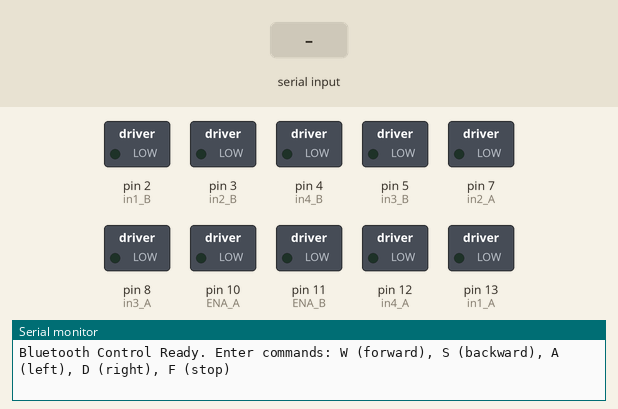
Bench run of a sketch on a simulated Arduino Uno, built with avr-gcc and run on an emulated ATmega328P. Shown: switched loads named in the sketch (green lamp = pin HIGH), the last lines printed to the serial monitor. Inputs (shaded band) come from the test bench.

Above: at 1.2 s.
1.3 s: "W" received over the second serial link
At 1.8 s:
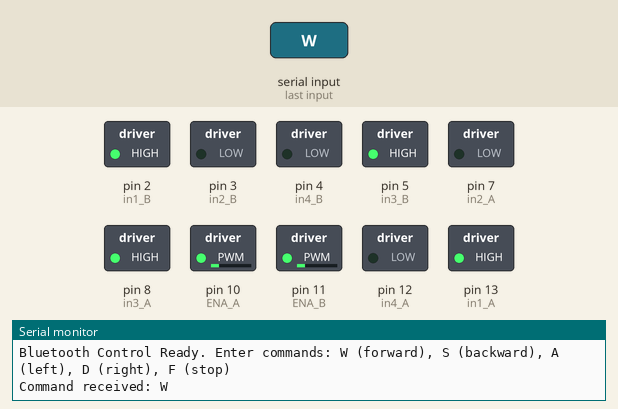
2.8 s: "S" received over the second serial link
At 4.0 s:
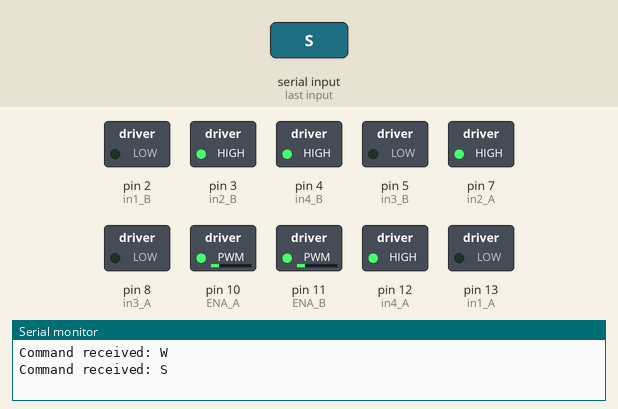
4.3 s: "A" received over the second serial link
At 5.3 s:
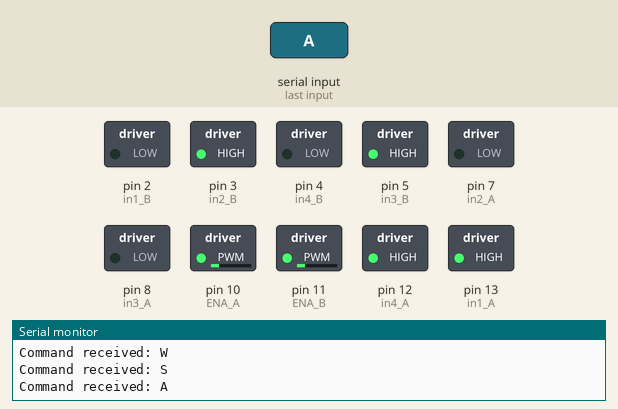
5.8 s: "D" received over the second serial link
At 6.5 s:
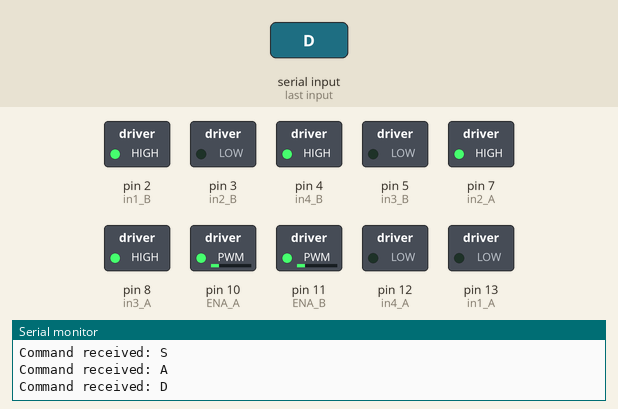
7.3 s: "Q" received over the second serial link
At 7.6 s:
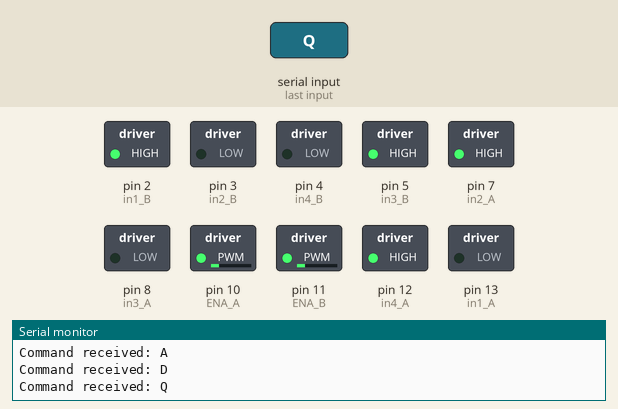
8.8 s: "E" received over the second serial link
At 10.0 s:
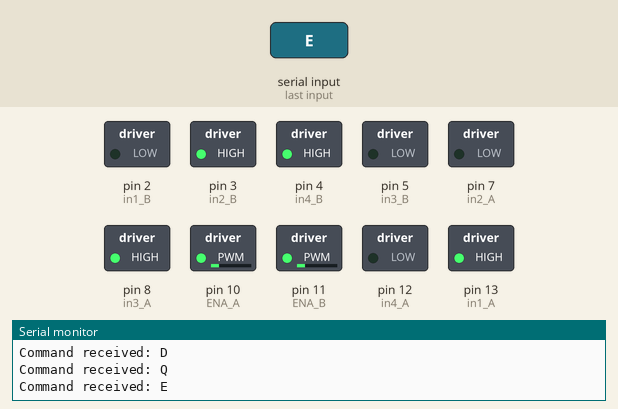
Timing chart, 0 to 11.3 s (numbered marks = the images above; inputs shaded):
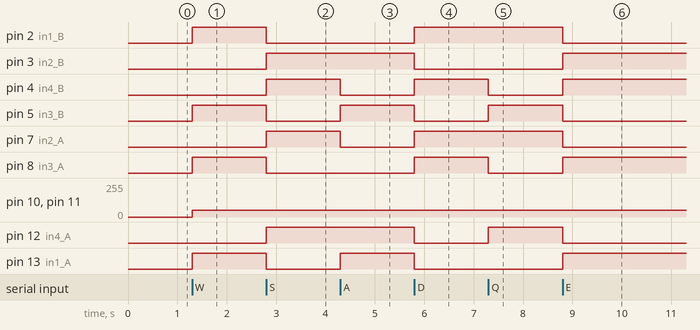

Measured:
- after the input at 1.3 s, pin 2 (in1_B), pin 5 (in3_B), pin 8 (in3_A), pin 13 (in1_A): LOW → HIGH at once; pin 10 (ENA_A), pin 11 (ENA_B): 0/255 → 50/255 at once
- after the input at 2.8 s, pin 2 (in1_B), pin 5 (in3_B), pin 8 (in3_A), pin 13 (in1_A): HIGH → LOW at once; pin 3 (in2_B), pin 4 (in4_B), pin 7 (in2_A), pin 12 (in4_A): LOW → HIGH at once
- after the input at 4.3 s, pin 4 (in4_B), pin 7 (in2_A): HIGH → LOW at once; pin 5 (in3_B), pin 13 (in1_A): LOW → HIGH at once
- after the input at 5.8 s, pin 2 (in1_B), pin 4 (in4_B), pin 7 (in2_A), pin 8 (in3_A): LOW → HIGH at once; pin 3 (in2_B), pin 5 (in3_B), pin 12 (in4_A), pin 13 (in1_A): HIGH → LOW at once
- after the input at 7.3 s, pin 4 (in4_B), pin 8 (in3_A): HIGH → LOW at once; pin 5 (in3_B), pin 12 (in4_A): LOW → HIGH at once
- after the input at 8.8 s, pin 2 (in1_B), pin 5 (in3_B), pin 7 (in2_A), pin 12 (in4_A): HIGH → LOW at once; pin 3 (in2_B), pin 4 (in4_B), pin 8 (in3_A), pin 13 (in1_A): LOW → HIGH at once

The sketch:

gesture_controlled.ino
```cpp
#include <SoftwareSerial.h> //library to use the bluetooth module classes.
// HC-06 Bluetooth module connected to A0 (RX) and A1 (TX)
SoftwareSerial hc06(15, 14); // A0 = 14: RX, A1 = 15: TX Note: This is the object declaration for the hc06 bluetooth module.
//If you are wondering why there are no function prototypes, it's because Arduino IDE compiler does not require them.
char currentCommand = 'F'; // Initialize with 'F' (Stop)

// Motor driver pin definitions
// L298N-A (Left Side: Back Left and Front Left)
const int in1_A = 13; // Back Left (Motor 1) IN1
const int in2_A = 7;  // Back Left (Motor 1) IN2
const int in3_A = 8; // Front Left (Motor 4) IN3 Note: On rebuild, i accidentally flipped IN 3 & IN 4, so i flipped them in the code here, it's supposed to be 12 and in4_A = 8, but just leave it like this
const int in4_A = 12;  // Front Left (Motor 4) IN4
const int ENA_A = 10; // PWM for Back Left (Motor 1) & Front Left (Motor 4) Note: the ENA pins are the speed controllers and they need to be on a PWM input pin, dont change any pins.

// L298N-B (Right Side: Back Right and Front Right)
const int in1_B = 2;  // Back Right (Motor 2) IN1
const int in2_B = 3;  // Back Right (Motor 2) IN2
const int in3_B = 5;  // Front Right (Motor 3) IN3 / I also had these flipped, so it's supposed to be in3_B = 4 in4_B = 5 but leave it as is.
const int in4_B = 4;  // Front Right (Motor 3) IN4
const int ENA_B = 11; // PWM for Back Right (Motor 2) & Front Right (Motor 3)

// Speed values (0-255 for PWM)
int speed_A = 50; // Speed for Left Side Note: can go up to 255 but i dont see a huge difference and prefer conserving the battery
int speed_B = 50; // Speed for Right Side

void setup() {
  // Set motor driver pins as outputs
  pinMode(in1_A, OUTPUT); //Positive Back Left
  pinMode(in2_A, OUTPUT); //Negative Back Left
  pinMode(in3_A, OUTPUT); //Positive Front Left
  pinMode(in4_A, OUTPUT); //Negative Front Left
  pinMode(ENA_A, OUTPUT);

  pinMode(in1_B, OUTPUT); //Positive Back Right
  pinMode(in2_B, OUTPUT); //Negative Back Right
  pinMode(in3_B, OUTPUT); //Positive Front Right
  pinMode(in4_B, OUTPUT); //Negative Front Left
  pinMode(ENA_B, OUTPUT);

  // Start with motors off
  stopMotors();

  // Initialize serial communications
  Serial.begin(9600); // For debugging via Serial Monitor
  hc06.begin(9600);   // For HC-06 communication

  Serial.println("Bluetooth Control Ready. Enter commands: W (forward), S (backward), A (left), D (right), F (stop)");
}

void loop() {
  // Check for a new command from HC-06
  if (hc06.available()) {
    char command = hc06.read(); // Read the incoming character from HC-06
    command = toupper(command); // Convert to uppercase

    // Validate the command
    if (command == 'W' || command == 'S' || command == 'A' || command == 'D' || command == 'F' || command == 'Q'|| command == 'E') {
      currentCommand = command; // Update the current command / Note: This just ensures the command inputted stays looping until otherwise.
      Serial.print("Command received: ");
      Serial.println(currentCommand);
    } else {
      Serial.println("Invalid command.");
    }
  }

  // Execute the current command continuously
  switch (currentCommand) {
    case 'W': // Move Forward
      moveForward();
      break;
    case 'S': // Move Backward
      moveBackward();
      break;
    case 'A': // Strafe Left
      strafeLeft();
      break;
    case 'D': // Strafe Right
      strafeRight();
      break;
    case 'E': //Turn Right
      turnRight();
      break;
    case 'Q': //Turn Left
      turnLeft();
      break;
    case 'F': // Stop
      stopMotors();
      break;
    default:
      stopMotors(); // Default to stop if something goes wrong
      break;
  }
}

//Movement functions for mecanum wheels // Refer to the const pins for each wheel //HIGH, LOW = Forward ; LOW, HIGH = Backward ;LOW, LOW / HIGH, HIGH = OFF
void moveForward() {
  digitalWrite(in1_A, HIGH); digitalWrite(in2_A, LOW);
  digitalWrite(in3_A, HIGH); digitalWrite(in4_A, LOW);
  digitalWrite(in1_B, HIGH); digitalWrite(in2_B, LOW);
  digitalWrite(in3_B, HIGH); digitalWrite(in4_B, LOW);
  analogWrite(ENA_A, speed_A);
  analogWrite(ENA_B, speed_B);
}

void moveBackward() {
  digitalWrite(in1_A, LOW); digitalWrite(in2_A, HIGH);
  digitalWrite(in3_A, LOW); digitalWrite(in4_A, HIGH);
  digitalWrite(in1_B, LOW); digitalWrite(in2_B, HIGH);
  digitalWrite(in3_B, LOW); digitalWrite(in4_B, HIGH);
  analogWrite(ENA_A, speed_A);
  analogWrite(ENA_B, speed_B);
}

void strafeRight() {
  digitalWrite(in1_A, LOW); digitalWrite(in2_A, HIGH); //Front Right moves backward
  digitalWrite(in3_A, HIGH); digitalWrite(in4_A, LOW); //Back Right moves Forward
  digitalWrite(in1_B, HIGH); digitalWrite(in2_B, LOW); //Front Left moves Forward
  digitalWrite(in3_B, LOW); digitalWrite(in4_B, HIGH); //Back Left moves Backward
  analogWrite(ENA_A, speed_A);
  analogWrite(ENA_B, speed_B);
}

void strafeLeft() {
  digitalWrite(in1_A, HIGH); digitalWrite(in2_A, LOW); //Front Right moves Forward
  digitalWrite(in3_A, LOW); digitalWrite(in4_A, HIGH); //Back Right moves Backward
  digitalWrite(in1_B, LOW); digitalWrite(in2_B, HIGH); //Front Left mvoes Backward
  digitalWrite(in3_B, HIGH); digitalWrite(in4_B, LOW); //Back Left moves Forward
  analogWrite(ENA_A, speed_A);
  analogWrite(ENA_B, speed_B);
}

//The turn right and left is optional, strafing should be sufficient, I understand it would be complicated to make the car turn from your hand gesture.
//But I included it just in case, if you don't wanna use it just comment it out.

 void turnRight() {
  // Left Side Motors (Back Left and Front Left)
  digitalWrite(in1_A, HIGH); digitalWrite(in2_A, LOW);  //Back Left moves forward
  digitalWrite(in3_A, HIGH); digitalWrite(in4_A, LOW);  //Front Left moves forward

  // Right Side Motors (Back Right and Front Right)
  digitalWrite(in1_B, LOW); digitalWrite(in2_B, HIGH);  //Back Right moves backward
  digitalWrite(in3_B, LOW); digitalWrite(in4_B, HIGH);  //Front Right moves backward

  // Set speed for all motors
  analogWrite(ENA_A, speed_A);
  analogWrite(ENA_B, speed_B);
}

void turnLeft() {
  // Left Side Motors
  digitalWrite(in1_A, LOW); digitalWrite(in2_A, HIGH);  //Back Left moves backward
  digitalWrite(in3_A, LOW); digitalWrite(in4_A, HIGH);  //Front Left moves backward

  // Right Side Motors
  digitalWrite(in1_B, HIGH); digitalWrite(in2_B, LOW);  //Back Right moves forward
  digitalWrite(in3_B, HIGH); digitalWrite(in4_B, LOW);  //Front Right moves forward

  // Set speed for all motors
  analogWrite(ENA_A, speed_A);
  analogWrite(ENA_B, speed_B);
}

void stopMotors() {
  digitalWrite(in1_A, LOW); digitalWrite(in2_A, LOW);
  digitalWrite(in3_A, LOW); digitalWrite(in4_A, LOW);
  digitalWrite(in1_B, LOW); digitalWrite(in2_B, LOW);
  digitalWrite(in3_B, LOW); digitalWrite(in4_B, LOW);
  analogWrite(ENA_A, 0);
  analogWrite(ENA_B, 0);
}
```
